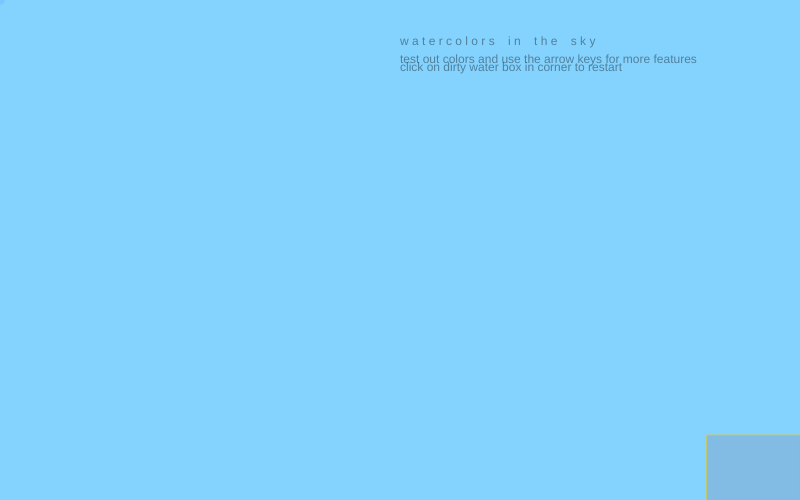
Frame 1 (no input)
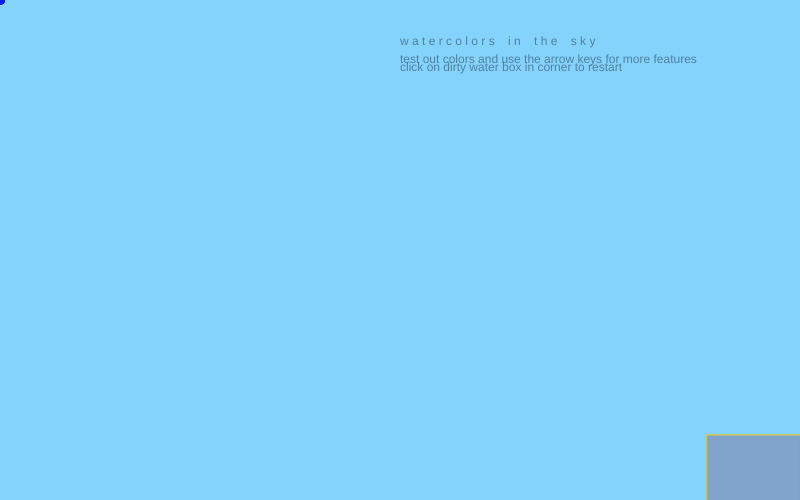
Frame 60 (no input)
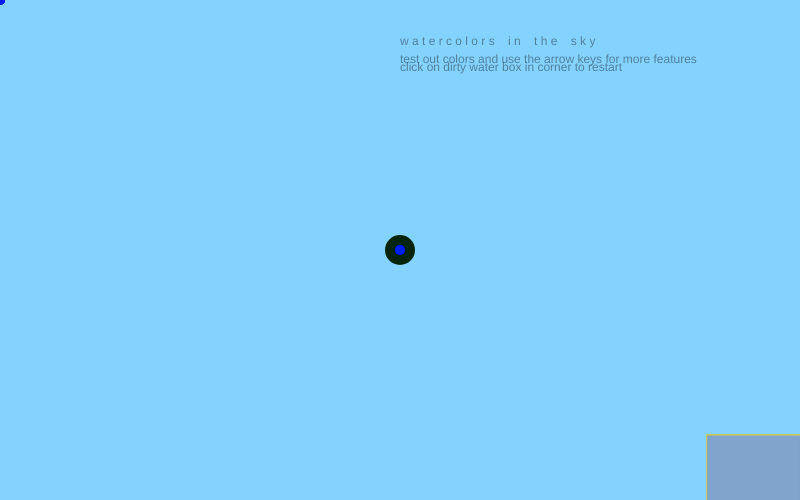
Frame 120 (the mouse pressed at the canvas centre since frame 60)

The p5.js sketch that drew these frames (run headless with seeded random() and noise() and a simulated clock; from frame 60 on, the mouse is pressed at the canvas centre):

// p5.js sketch
// ── sketch.js
/**
Diane Phan 
Workshop 3 October 12, 2017
**/

//bool target = false; 
var splash = false; 
var rainbow = 255; 
var radius = 10; 
var darkness = false; 

function setup() {
    createCanvas(800, 500);
    background(132, 211, 255, 255); 
    
    fill(0, 100);
    text("w a t e r c o l o r s    i n    t h e    s k y", width/2, height/11);
    text("test out colors and use the arrow keys for more features", width/2, height/8);
    text("click on dirty water box in corner to restart", width/2, height/7);
}

function draw() {
    var color = 255; 

    stroke(200, 200, 100, color); //gold color 
    color--; 
    //square to reset 
    fill(127, 164, 202, 125); 
    rect(707, 435, 198, 435);
    
    //click to restart 
    if(mouseX <= width && mouseX <= height){
        fill(0, 26, 255, 17); //light blue color  
        noStroke();
        ellipse(mouseX, mouseY, 10, 10);
    }

    if(splash == true){ //triangles 
        var endx = 300;
        var endy = 400;     
        
        for (var i = 0; i <= 100; i++){
            fill(193, 225, 255, color);
            line(random(300, 700), 480, endx, endy);
            endx++;
            endy++;
        }
        splash = false; 
    }
    if (splash == false){   //triangles 
        var leftendx=250;
        var leftendy=350;
        
        for (var i = 0; i <= 100; i++){
            line(random(0, 300), 480, leftendx, leftendy);
            endx++;
            endy++;
        }   
        splash = true; 
    }
    if (darkness == true){
        //white stars
        fill(255); 
        ellipse(random(0, 800), random(0, 500), 1, 1);            
    }
        
}


function mousePressed(){
    if(mouseX <= width && mouseY <= height){
        //big dot 
        splash = true; 
        var radius = 30; 
        fill(random(rainbow), random(rainbow), random(rainbow)); 
        ellipse(mouseX, mouseY, radius, radius);

        if (mouseX > 707 && mouseY >= 435){
            //clear the screen
            background(132, 211, 255, 255); 
        }        
    }
    
}

function keyPressed(){
    if(keyCode == UP_ARROW){
        background(0);  //turn to night 
        fill(random(rainbow), random(rainbow), random(rainbow)); 
        ellipse(mouseX, mouseY, 10, 10);
        darkness = true; 
    }
    if(keyCode == LEFT_ARROW){ //random triangles 
        triangle(random(0, 100), random(0, 450), random(0, 100), random(0, 450), random(0, 100), random(0, 450));
        fill(random(rainbow), random(rainbow), random(rainbow)); 

        triangle(random(0, 100), random(0, 300), random(0, 100), random(0, 300), random(0, 100), random(0, 300));
        fill(0); 
    }
    if(keyCode == RIGHT_ARROW){ //random squares 
        noFill(); 
        rect(random(580, 800), random(0, 430), random(650, 800), random(0, 300));
        noFill(); 
    }
    
}
